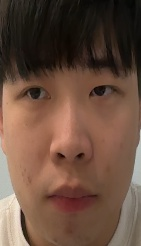
#> input picture temp_face.jpg, 141 x 246 px; its folder holds only this picture in this run
$ python -i tesk10.py   (imports and definitions only)
#> lines starting #> are read from the running program, lines starting #| are printed output that depends on the picture
import os
import cv2
import numpy as np

# Directory to store known faces
known_faces_dir = "./known_faces"
# [1 line not run here, left out]

# Directory containing face captures
face_captures_dir = "./face_captures"

# Path to the Haar cascade file
face_cascade_path = "/Users/sam/Documents/GitHub/fyp/Test/haarcascade_frontalface_default.xml"
face_cascade = cv2.CascadeClassifier(face_cascade_path)

# Helper to compare faces
def match_face(new_face, known_faces_dir):
    """
    Match a new face against known faces.
    Returns the file name of the matched face, or None if no match is found.
    """
    for file_name in os.listdir(known_faces_dir):
        file_path = os.path.join(known_faces_dir, file_name)
        known_face = cv2.imread(file_path, cv2.IMREAD_GRAYSCALE)
        if known_face is None:
            continue
        # Resize known face to match the dimensions of the new face
        known_face_resized = cv2.resize(known_face, (new_face.shape[1], new_face.shape[0]))
        # Calculate the difference
        difference = cv2.absdiff(known_face_resized, new_face)
        if np.mean(difference) < 20:  # Threshold for similarity
            return file_name
    return None

def label_faces(image_path):
    """
    Detect faces in an image, match against known faces, and label or save new faces.
    """
#> called with image_path = '../temp_face.jpg'
    # Load the image
    image = cv2.imread(image_path)
#> image is the input picture: shape (246, 141, 3); mean B, G, R 63, 78.2, 105.5
    if image is None:
        print(f"Error: Image not found - {image_path}")
        return
    gray_image = cv2.cvtColor(image, cv2.COLOR_BGR2GRAY)
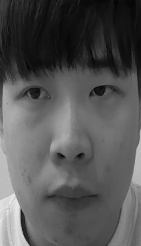
#> gray_image: shape (246, 141); min 4, max 235, mean 84.6

    # Detect faces
    faces = face_cascade.detectMultiScale(gray_image, scaleFactor=1.1, minNeighbors=5, minSize=(30, 30))
#> faces = ()

    for i, (x, y, w, h) in enumerate(faces):
        face = gray_image[y:y+h, x:x+w]
        matched_face = match_face(face, known_faces_dir)

        if matched_face:
            label = os.path.splitext(matched_face)[0]  # Use the file name (without extension) as label
        else:
            # Assign a new label for unmatched face
            label = f"face_{len(os.listdir(known_faces_dir)) + 1}"
            save_path = os.path.join(known_faces_dir, f"{label}.jpg")
            cv2.imwrite(save_path, face)
            print(f"New face saved as {label}.jpg")

        # Draw rectangle and label on the original image
        cv2.rectangle(image, (x, y), (x + w, y + h), (0, 255, 0), 2)
        cv2.putText(image, label, (x, y - 10), cv2.FONT_HERSHEY_SIMPLEX, 0.7, (255, 0, 0), 2)

    # Display the labeled image
    cv2.imshow("Labeled Faces", image)
    cv2.waitKey(0)
    cv2.destroyAllWindows()

# Process all images in the face captures directory
# [4 lines not run here, left out]

>>> result = label_faces('../temp_face.jpg')
